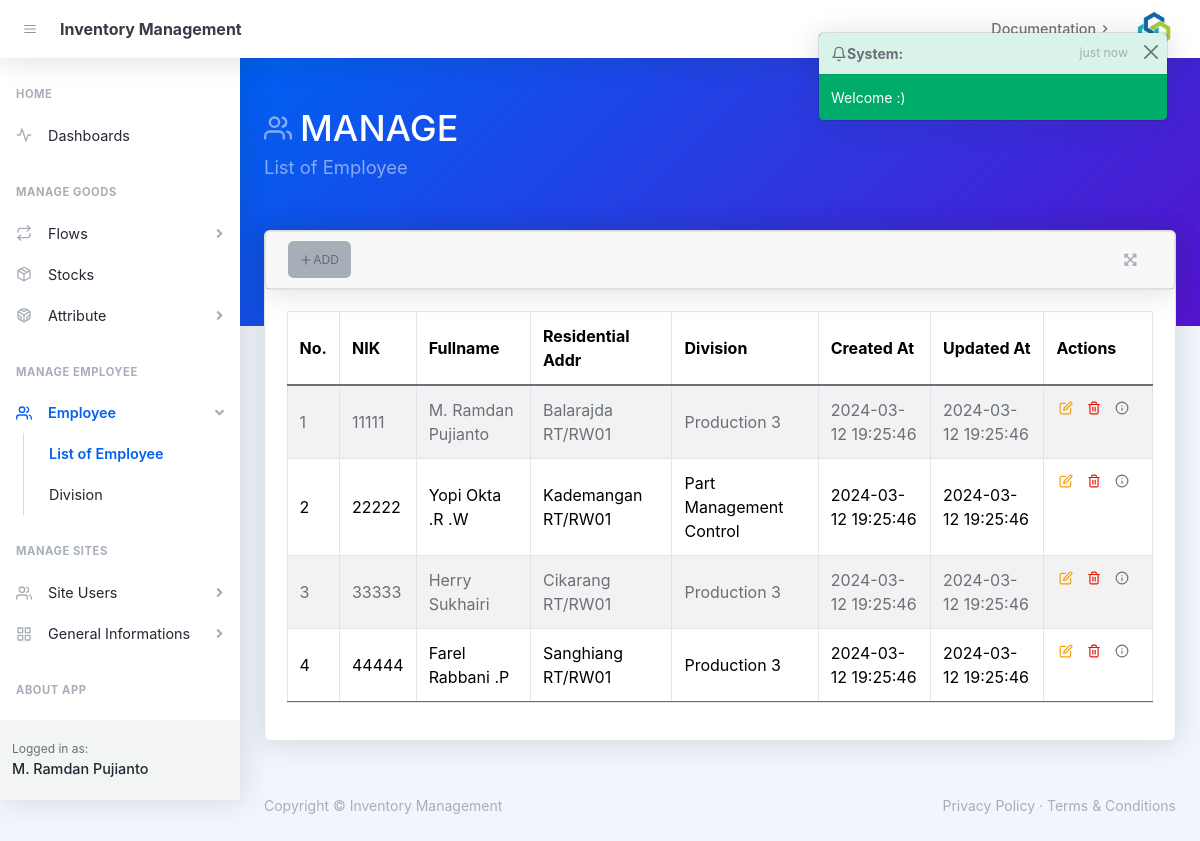
/mg_empl.php (signed in), run on the app's committed database.
### tables this page shows
CREATE TABLE tb_pegawai (
	NIK VARCHAR(5) NOT NULL PRIMARY KEY,
	nama_dpn VARCHAR(38) NOT NULL,
	nama_blk VARCHAR(38) NULL,
	alamat_dom TEXT(255) NULL,
	id_divisi INT(11) NOT NULL,
	created_at TIMESTAMP NOT NULL DEFAULT current_timestamp(),
	updated_at TIMESTAMP NOT NULL DEFAULT current_timestamp() ON UPDATE current_timestamp(),
	FOREIGN KEY (id_divisi) REFERENCES tb_divisi(id_divisi)
);

CREATE TABLE tb_divisi (
	id_divisi INT(11) NOT NULL PRIMARY KEY AUTO_INCREMENT,
	nama_div VARCHAR(38) NOT NULL,
	created_at TIMESTAMP NOT NULL DEFAULT current_timestamp(),
	updated_at TIMESTAMP NOT NULL DEFAULT current_timestamp() ON UPDATE current_timestamp()
);

### layouts/set_title.php (called while the page is built, shortened)
<?php
$app_domain = "https://cobra-crucial-cardinal.ngrok-free.app";
$currentUrl = $_SERVER['REQUEST_URI'];
if (strpos($currentUrl, 'index.php') !== false) {
    $pg_title = "Dashboard";
    $tbTxtref = "Dashboard";
    $tbPgref = "index.php";
} else if (strpos($currentUrl, 'mg_st.php') !== false) {
    $pg_title = "List of Goods Stocks";
    $tbTxtref = "Stock";
    $tbPgref = "mg_st.php";
} else if (strpos($currentUrl, 'mg_in.php') !== false) {
    $pg_title = "List of Incoming Goods";
    $tbTxtref = "Goods";
    $tbPgref = "mg_in.php";
} else if (strpos($currentUrl, 'mg_out.php') !== false) {
    $pg_title = "List of Outcoming Goods";
    $tbTxtref = "Goods";
    $tbPgref = "mg_out.php";
} else if (strpos($currentUrl, 'mg_goods.php') !== false) {
    $pg_title = "List of Goods";
    $tbTxtref = "Goods";
    $tbPgref = "mg_goods.php";
} else if (strpos($currentUrl, 'mg_parts.php') !== false) {
    $pg_title = "List of Parts";
    $tbTxtref = "Part";
    $tbPgref = "mg_parts.php";
} else if (strpos($currentUrl, 'mg_empl.php') !== false) {
    $pg_title = "List of Employee";
    $tbTxtref = "Employee";
} else if (strpos($currentUrl, 'mg_div.php') !== false) {
    $pg_title = "List of Divisions";
    $tbTxtref = "Division";
    $tbPgref = "mg_div.php";
} else if (strpos($currentUrl, 'mg_ulogins.php') !== false) {
    $pg_title = "List of UserLogins";
    $tbTxtref = "UserLogin";
    $tbPgref = "mg_ulogins.php";
} else if (strpos($currentUrl, 'mg_ulev.php') !== false) {
    $pg_title = "List of UserLevels";
    $tbTxtref = "UserLevel";
    $tbPgref = "mg_ulev.php";
} else if (strpos($currentUrl, 'mg_blulogins.php') !== false) {
    $pg_title = "List of Blocked UserLogins";
    $tbTxtref = "UserLogin";
    $tbPgref = "mg_blulogins.php";
}

### pages/manages/mgmt_employee.php (the view, shortened to what this page needs)
<header class="page-header page-header-dark bg-gradient-primary-to-secondary pb-10">
    <div class="container-xl px-4">
        <div class="page-header-content pt-4">
            <div class="row align-items-center justify-content-between">
                <div class="col-auto mt-4">
                    <h1 class="page-header-title">
                        <div class="page-header-icon"><i data-feather="users"></i></div>
                        MANAGE
                    </h1>
                    <div class="page-header-subtitle"><?= $pg_title ?></div>
                </div>
            </div>
        </div>
    </div>
</header>
<div class="container-xl px-4 mt-n10">
    <div id="media_wrapper" class="card mb-4 editor-preview-full">
        <div class="card card-header-actions d-flex card-scroll">
            <div class="card-header">
                <div class="row">
                    <div class="col-auto m-0">
                        <button class="btn btn-menutable btn-icon btn-transparent-dark me-2" data-bs-toggle="modal"
                            data-bs-target="#addEmployeeModal">
                            <i data-feather="plus"></i>
                            ADD
                        </button>
                    </div>
                </div>
                <div class="dropdown no-caret">
                    <button class="btn minMaxBtn btn-transparent-dark btn-icon" data-widget="fullscreen"
                        id="areaChartDropdownExample0" role="button" aria-haspopup="true" aria-expanded="false"
                        onclick="fullscreenFunct()"><i class="fas fa-expand-arrows-alt text-gray-500"></i></i></button>
                </div>
            </div>
        </div>
        <div class="card-body table-responsive-sm overflow-auto">
            <table id="datatablesSimple" cellspacing="0" class="table table-bordered table-striped">
                <thead>
                    <tr>
                        <th>No.</th>
                        <th>NIK</th>
                        <th>Fullname</th>
                        <th>Residential Addr</th>
                        <th>Division</th>
                        <th>Created At</th>
                        <th>Updated At</th>
                        <th>Actions</th>
                    </tr>
                </thead>
                <tbody>
                    <?php
                    $cekdb = mysqli_query(
                        $conn,
                        "SELECT tb_pegawai.NIK, tb_pegawai.nama_dpn, tb_pegawai.nama_blk,
                        tb_pegawai.alamat_dom, tb_pegawai.created_at, tb_pegawai.updated_at,
                        tb_divisi.id_divisi, tb_divisi.nama_div
                        FROM tb_pegawai
                        INNER JOIN tb_divisi ON tb_pegawai.id_divisi = tb_divisi.id_divisi;
                        "
                    );
                    $showtotable = $cekdb;
                    ?>
                    <?php $i = 1;
                    $curr_loggedinNIK = $_SESSION['loggedin_nik'];
                    while ($res = mysqli_fetch_assoc($showtotable)) :  ?>
                    <tr>
                        <td><?= $i++ ?></td>
                        <td><?= $res['NIK'] ?></td>
                        <td class="text-wrap">
                            <?php
                                $emp_fullname = "";
                                if ($res['nama_blk'] == '') :
                                    $emp_fullname =  $res['nama_dpn'];
                                elseif ($res['nama_blk'] != '') :
                                    $emp_fullname =  $res['nama_dpn'] . ' ' . $res['nama_blk'];
                                endif;
                                ?>
                            <?= $emp_fullname ?>
                        </td>
                        <td><?= $res['alamat_dom'] ?></td>
                        <td><?= $res['nama_div'] ?></td>
                        <td><?= $res['created_at'] ?></td>
                        <td><?= $res['updated_at'] ?></td>
                        <td class="align-middle align-content-sm-between justify-content-center">
                            <div class="d-flex align-content-sm-between justify-content-center align-middle">
                                <a id="<?= $res['NIK'] ?>" data-bs-toggle="modal" data-bs-target="#editEmployeeModal"
                                    onclick="tfIDEMP(event, this.id)"
                                    class="view_data btn btn-datatable btn-icon btn-transparent-dark me-2">
                                    <i class="fi-ic-yellow" data-feather="edit"></i>
                                </a>
                                <?php $modal_act_url = "/fungsi/empl_funct.php?act=del&empnik=" . $res['NIK']; ?>
                                <a name="btnDelSelectedEmpl"
                                    href="<?php echo ($res['NIK'] !== $curr_loggedinNIK) ? $modal_act_url : 'javascript:void(0)'; ?>"
                                    class="btn btn-datatable btn-icon btn-transparent-dark me-2"
                                    <?php if ($res['NIK'] !== $curr_loggedinNIK) { ?>
                                    onclick="return confirm('Are you sure you want to delete *<?= $tbTxtref ?>(<?= $emp_fullname ?>)?')"
                                    <?php } else { ?> onclick="showConfirmationModal(function(confirm) {
                                        if (confirm) {
                                            // Actions to perform if the user confirms
                                            deleteFunction('<?= $modal_act_url ?>');
                                        } else {
                                            // Actions to perform if the user cancels
                                        }
                                    }); return false;" <?php } ?>>
                                    <i class="fi-ic-red" data-feather="trash-2"></i>
                                </a>
                                <a href="#" class="show_data btn btn-datatable btn-icon btn-transparent-dark me-2">
                                    <i class="fi-ic-gray" data-feather="info"></i>
                                </a>
                            </div>
                        </td>
                    </tr>
                    <?php endwhile; ?>
                </tbody>
            </table>
        </div>
    </div>
</div>

### layouts/nav/side_nav.php (shortened to what this page needs)
<div id="layoutSidenav">
    <div id="layoutSidenav_nav">
        <nav class="sidenav shadow-right sidenav-light">
            <div class="sidenav-menu">
                <div class="nav accordion" id="accordionSidenav">
                    <div class="sidenav-menu-heading m-0 mt-0">Home</div>
                    <a class="nav-link collapsed" aria-expanded="false" aria-controls="collapseDashboards"
                        href="<?= $app_domain ?>">
                        <div class="nav-link-icon"><i data-feather="activity"></i></div>
                        Dashboards
                    </a>
                    <div class="sidenav-menu-heading">Manage Goods</div>
                    <a class="nav-link collapsed" href="javascript:void(0);" data-bs-toggle="collapse"
                        data-bs-target="#collapseFlows" aria-expanded="false" aria-controls="collapseFlows">
                        <div class="nav-link-icon"><i data-feather="repeat"></i></div>
                        Flows
                        <div class="sidenav-collapse-arrow"><i class="fas fa-angle-down"></i></div>
                    </a>
                    <a class="nav-link collapsed" href="mg_st.php" data-bs-toggle="" data-bs-target=""
                        aria-expanded="false" aria-controls="collapseSoG">
                        <div class="nav-link-icon"><i data-feather="package"></i></div>
                        Stocks
                    </a>
                    <a class="nav-link collapsed" href="javascript:void(0);" data-bs-toggle="collapse"
                        data-bs-target="#collapseGoodsAttribute" aria-expanded="false" aria-controls="collapseFlows">
                        <div class="nav-link-icon"><i data-feather="codesandbox"></i></div>
                        Attribute
                        <div class="sidenav-collapse-arrow"><i class="fas fa-angle-down"></i></div>
                    </a>
                    <div class="sidenav-menu-heading">Manage Employee</div>
                    <a class="nav-link collapsed" href="javascript:void(0);" data-bs-toggle="collapse"
                        data-bs-target="#appsCollapseUserManagement" aria-expanded="false"
                        aria-controls="appsCollapseUserManagement">
                        <div class="nav-link-icon"><i data-feather="users"></i></div>
                        Employee
                        <div class="sidenav-collapse-arrow"><i class="fas fa-angle-down"></i></div>
                    </a>
                    <div class="collapse" id="appsCollapseUserManagement" data-bs-parent="#accordionSidenavAppsMenu">
                        <nav class="sidenav-menu-nested nav">
                            <a class="nav-link" href="mg_empl.php">List of Employee</a>
                            <a class="nav-link" href="mg_div.php">Division</a>
                        </nav>
                    </div>
                    <div class="sidenav-menu-heading">Manage Sites</div>
                    <a class="nav-link collapsed" href="javascript:void(0);" data-bs-toggle="collapse"
                        data-bs-target="#appsCollapseUserLogins" aria-expanded="false"
                        aria-controls="appsCollapseUserManagement">
                        <div class="nav-link-icon"><i data-feather="users"></i></div>
                        Site Users
                        <div class="sidenav-collapse-arrow"><i class="fas fa-angle-down"></i></div>
                    </a>
                    <a class="nav-link collapsed" href="javascript:void(0);" data-bs-toggle="collapse"
                        data-bs-target="#collapsePages" aria-expanded="false" aria-controls="collapsePages">
                        <div class="nav-link-icon"><i data-feather="grid"></i></div>
                        General Informations
                        <div class="sidenav-collapse-arrow"><i class="fas fa-angle-down"></i></div>
                    </a>
                    <div class="sidenav-menu-heading">About App</div>
                    <a class="nav-link collapsed" href="javascript:void(0);" data-bs-toggle="modal"
                        data-bs-target="#aboutAppModal" aria-expanded="false" aria-controls="collapsePages">
                    </a>
                </div>
            </div>
            <div class="sidenav-footer">
                <div class="sidenav-footer-content">
                    <div class="sidenav-footer-subtitle">Logged in as:</div>
                    <?php
                    if (isset($_SESSION['log']) && $_SESSION['log'] === 'true') {
                        $loggedin_nik = $_SESSION['loggedin_nik'];
                        $cekdb = mysqli_query(
                            $conn,
                            "SELECT tb_pegawai.nama_dpn, tb_pegawai.nama_blk, tb_pegawai.alamat_dom, tb_pegawai.created_at, tb_pegawai.updated_at, tb_level.user_level
                            FROM tb_login
                            INNER JOIN tb_pegawai ON tb_login.NIK = tb_pegawai.NIK
                            INNER JOIN tb_level ON tb_login.user_level = tb_level.user_level
                            WHERE tb_login.NIK = '$loggedin_nik';
                            "
                        );
                        $data = mysqli_fetch_all($cekdb, MYSQLI_ASSOC);
                        $nama_dpn = $_SESSION['nama_dpn'] = $data[0]['nama_dpn'];
                        $nama_blk = $_SESSION['nama_blk'] = $data[0]['nama_blk'];
                        $nama_lnkp =  "$nama_dpn " . "$nama_blk";
                        if (strlen($nama_lnkp) <= 22) {
                            $nama_lnkp =  "$nama_dpn " . "$nama_blk";
                        } else {
                            $nama_lnkp =  "$nama_dpn ";
                        }
                    } else {
                        $nama_lnkp =  "None";
                    }
                    ?>
                    <div class="sidenav-footer-title overflow-auto"><?= $nama_lnkp ?></div>
                </div>
            </div>
        </nav>
    </div>
    <div id="layoutSidenav_content">

### data on the page
tb_pegawai: nama_lnkp "M. Ramdan Pujianto", NIK "11111", emp_fullname "M. Ramdan Pujianto", alamat_dom "Balarajda RT/RW01", id_divisi.nama_div "Production 3", created_at "2024-03-12 19:25:46", updated_at "2024-03-12 19:25:46"
tb_pegawai: NIK "22222", emp_fullname "Yopi Okta .R .W", alamat_dom "Kademangan RT/RW01", id_divisi.nama_div "Part Management Control", created_at "2024-03-12 19:25:46", updated_at "2024-03-12 19:25:46"
tb_pegawai: NIK "33333", emp_fullname "Herry Sukhairi", alamat_dom "Cikarang RT/RW01", id_divisi.nama_div "Production 3", created_at "2024-03-12 19:25:46", updated_at "2024-03-12 19:25:46"
tb_pegawai: NIK "44444", emp_fullname "Farel Rabbani .P", alamat_dom "Sanghiang RT/RW01", id_divisi.nama_div "Production 3", created_at "2024-03-12 19:25:46", updated_at "2024-03-12 19:25:46"

### other printed values
$app_name "Inventory Management"
$pg_title "List of Employee"
